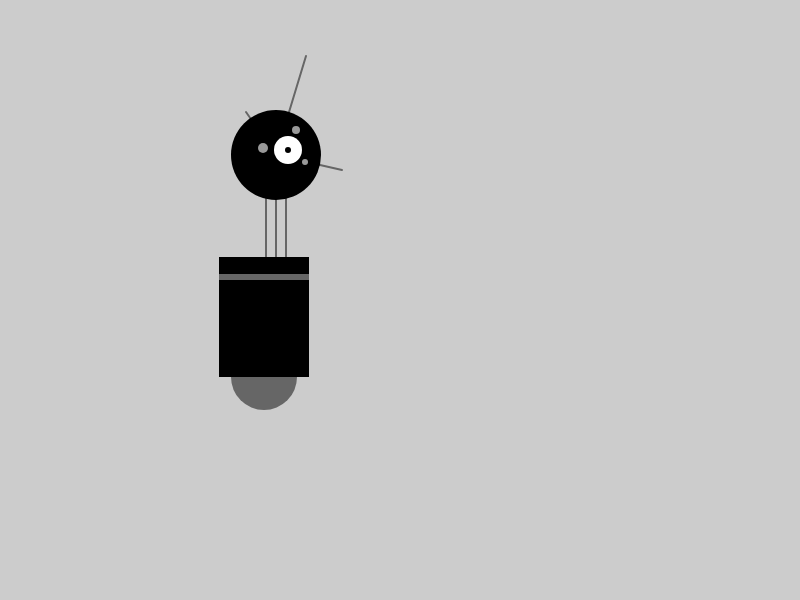
Frame 1 (no input)
Frame 60 (no input): identical to frame 1, image omitted
Frame 120 (the mouse pressed at the canvas centre since frame 60): identical to frame 1, image omitted

The p5.js sketch that drew this single still picture (run headless with seeded random() and noise() and a simulated clock; from frame 60 on, the mouse is pressed at the canvas centre):

// p5.js sketch
// ── sketch.js
function setup() {
  createCanvas(displayWidth,displayHeight);
  strokeWeight(2);
  ellipseMode(RADIUS);
}

function draw() {
  background(204);
  
  //Cuello
  stroke(102);
  line(266, 257, 266, 162);
  line(276, 257, 276, 162); 
  line(286, 257, 286, 162);
  
  //Antenas
  line(276, 155, 246, 112);
  line(276, 155, 306, 56);
  line(276, 155, 342, 170);
  
  //Cuerpo
  noStroke();
  fill(102);
  ellipse(264, 377, 33, 33);
  fill(0);
  rect(219, 257, 90, 120);
  fill(102);
  rect(219, 274, 90, 6);
  
  //Cabeza
  fill(0);
  ellipse(276, 155, 45, 45);
  fill(255);
  ellipse(288, 150, 14, 14);
  fill(0);
  ellipse(288, 150, 3, 3);
  fill(153);
  ellipse(263, 148, 5, 5);
  ellipse(296, 130, 4, 4);
  ellipse(305, 162, 3, 3);
}
